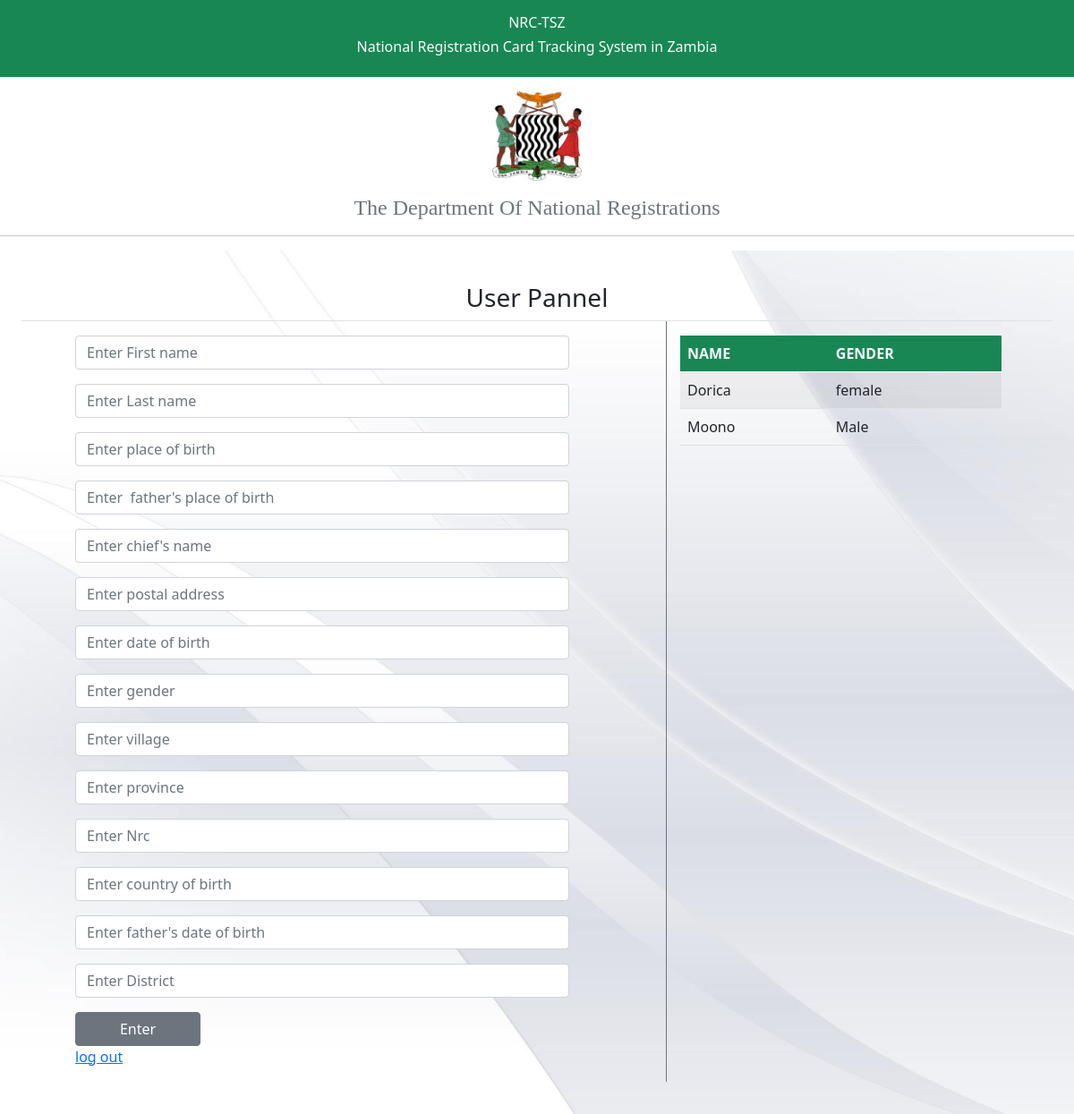
The page /userPanel/ on the database its author committed.
### myapp/models.py (models this page shows)
class Citizens(models.Model):
    fname = models.CharField(max_length = 20)
    lname = models.CharField(max_length = 20)
    dob = models.CharField(max_length =20)
    fdob = models.CharField(max_length = 20)
    pob = models.CharField(max_length = 20)
    fpob = models.CharField(max_length = 20)
    gender = models.CharField(max_length = 20)
    cob = models.CharField(max_length = 20)
    nrc = models.CharField(max_length=20)
    postal = models.CharField(max_length = 20)
    province =models.CharField(max_length =20)
    village =models.CharField(max_length=20)
    chief = models.CharField(max_length=20)
    district = models.CharField(max_length =20)

### myapp/views.py (the view)
# urls.py: path('userPanel/',userPanel,name='userPanel'),
def userPanel(request):
    if request.method == 'POST':
        form = Citizen(request.POST)
        if form.is_valid():
            fname = form.cleaned_data['fname']
            lname= form.cleaned_data['lname']
            pob= form.cleaned_data['pob']
            fpob= form.cleaned_data['fpob']
            chief= form.cleaned_data['chief']
            postal= form.cleaned_data['postal']
            dob= form.cleaned_data['dob']
            gender= form.cleaned_data['gender']
            village= form.cleaned_data['village']
            province= form.cleaned_data['province']
            nrc= form.cleaned_data['nrc']
            cob= form.cleaned_data['cob']
            fdob= form.cleaned_data['fdob']
            district= form.cleaned_data['district']
            if Citizens.objects.filter(fname=fname,lname=lname,pob=pob,fpob=fpob,chief=chief,postal=postal,dob=dob,gender=gender,village=village,province=province,nrc=nrc,cob=cob,fdob=fdob,district=district).exists():
                return HttpResponse ('Account Already exists')
            else:
                Citizens.objects.create(fname=fname,lname=lname,pob=pob,fpob=fpob,chief=chief,postal=postal,dob=dob,gender=gender,village=village,province=province,nrc=nrc,cob=cob,fdob=fdob,district=district)
                return redirect(citz)
    else:
        form = Citizen()
    data = Citizens.objects.all()
    return render(request,'userPanel.html',{"form":form,"data":data})

### myapp/templates/userPanel.html (shortened to what this page needs)
<!DOCTYPE html>
<html lang="en">
<head>
    {% extends 'home.html' %}
    {% block content %}
    <h3 style="text-align: center;">User Pannel</h3>
    <div class="class row justify-content-center border-top">
        <div class="class col-6 me-5 mt-3" >
            <form action="{% url 'userPanel' %} " method="post">
                {{form.as_p}}
                <button class="btn btn-secondary">Enter</button>
            </form>
            <a href="{% url 'home' %}"><p>log out</p></a>
        </div>
        <div class="class col-4 ms-5  border-start border-secondary border-1">
            <div class="class conainer mt-3">
                <table class="table table-striped">
                    <thead>
                        <tr class="bg-success text-light">
                            <th>NAME</th>
                            <th>GENDER</th>
                        </tr>
                    </thead>
                    <tbody>
                        {% for i in data %}
                        <tr>
                            <td>{{i.fname}}</td>
                            <td>{{i.gender}}</td>
                        </tr>
                        {% endfor %}
                    </tbody>
                </table>
            </div>
        </div>
    </div>
    {% endblock %}

### rows shown on the page
Citizens: fname "Dorica", gender "female"
Citizens: fname "Moono", gender "Male"
